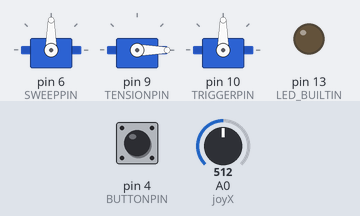
This sketch was run on a simulated Arduino Uno, built with avr-gcc and run on an emulated ATmega328P. Parts: 3 × servo, output pins drawn as LEDs (lit = HIGH). The inputs (shaded band) are chosen by the test bench; at power-on: pin 4 (BUTTONPIN) HIGH, A0 (joyX) = 512.

Above: at 4.2 s.
4.3 s: pin 4 (BUTTONPIN) pulled LOW for 0.15 s
At 6.4 s:
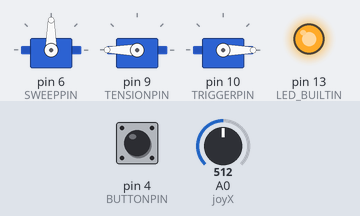
6.8 s: A0 (joyX) set to 716
At 7.6 s:
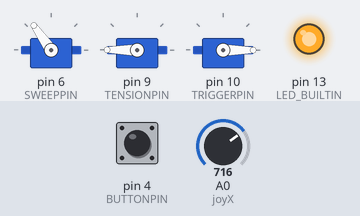
8.3 s: A0 (joyX) set to 900
At 8.8 s:
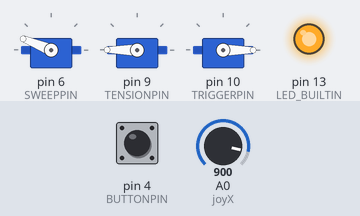
9.8 s: pin 4 (BUTTONPIN) pulled LOW for 1 s
At 11.2 s:
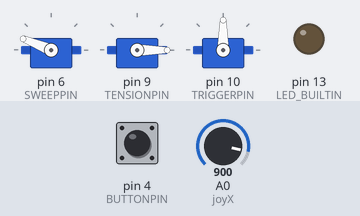
12.3 s: pin 4 (BUTTONPIN) pulled LOW for 0.15 s
At 12.7 s:
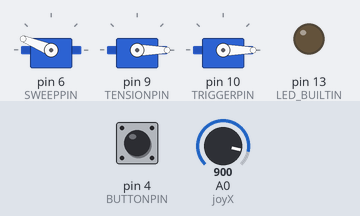
14.8 s: A0 (joyX) set to 1023
At 16.1 s:
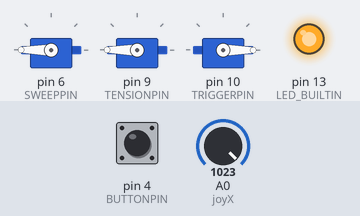
Timing chart, 0 to 17.3 s (numbered marks = the images above; inputs shaded):
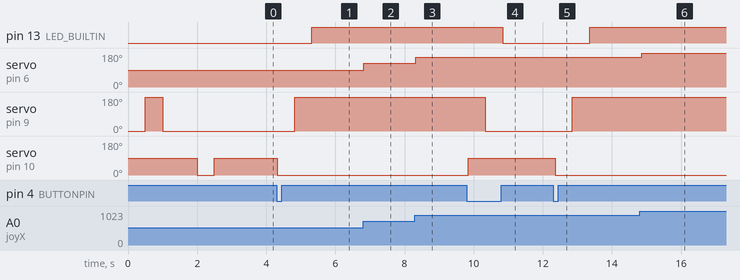

The sketch:

Catapult_Joystick_Final.ino
```cpp
#include <Servo.h>

Servo sweepServo;
#define SWEEPPIN 6

// joystick setup
int joyX = 0;
int joyVal;

Servo tensionServo;
#define TENSED  180
#define RELAXED 0

Servo triggerServo;
#define BLOCKED 0
#define UNBLOCKED 90

#define BUTTONPIN 4
#define TENSIONPIN 9
#define TRIGGERPIN 10

bool armed = false;

void setup() {
  // put your setup code here, to run once:
  sweepServo.attach(SWEEPPIN);
   pinMode(BUTTONPIN, INPUT_PULLUP); // init button as input
  tensionServo.attach(TENSIONPIN); // init servo to pin 9
  triggerServo.attach(TRIGGERPIN); // init servo to pin 10
  // See if each servo moves back and forth a few times when initialized (just a check to see if they are in position)
  tensionServo.write(RELAXED); delay(500); tensionServo.write(TENSED); delay(500); tensionServo.write(RELAXED); delay(500);
  triggerServo.write(UNBLOCKED); delay(500); triggerServo.write(BLOCKED); delay(500); triggerServo.write(UNBLOCKED); delay(500);
  // Initialize builtin LED as an output (will later be used as a check: off when system = unarmed, on when system = armed
  pinMode(LED_BUILTIN, OUTPUT);
}

void loop() {
  // put your main code here, to run repeatedly:
  joyVal = analogRead(joyX);
  joyVal = map(joyVal, 0, 1023, 0, 180);
  sweepServo.write(joyVal);
  delay(15);
    if (digitalRead(BUTTONPIN) == LOW) {
    if (armed) {
      // Catapult is armed, fire
      triggerServo.write(UNBLOCKED);
      delay(500);
      tensionServo.write(RELAXED);
      delay(500);
      armed = false;
    } else {
      // Where we arm the catapult
      triggerServo.write(BLOCKED);
      delay(500);
      tensionServo.write(TENSED);
      delay(500);
      armed = true;
    }
  } else {
    // When button is not pressed, check again in 0.5 sec
    delay(50);
  }
  if (armed) {
    // builtin LED on Arduino lights up if the system is armed
    digitalWrite(LED_BUILTIN, HIGH);
  } else {
    digitalWrite(LED_BUILTIN, LOW);
  }
}
```

Measured:
- after the input at 4.3 s, pin 13 (LED_BUILTIN): LOW → HIGH after 1.0 s; servo on pin 9 (TENSIONPIN): 0° → 180° after 0.52 s; servo on pin 10 (TRIGGERPIN): 90° → 0° at once
- after the input at 6.8 s, servo on pin 6 (SWEEPPIN): 90° → 125° at once
- after the input at 8.3 s, servo on pin 6 (SWEEPPIN): 125° → 158° at once
- after the input at 9.8 s, pin 13 (LED_BUILTIN): HIGH → LOW after 1.0 s; servo on pin 9 (TENSIONPIN): 180° → 0° after 0.54 s; servo on pin 10 (TRIGGERPIN): 0° → 90° at once
- after the input at 12.3 s, pin 13 (LED_BUILTIN): LOW → HIGH after 1.1 s; servo on pin 9 (TENSIONPIN): 0° → 180° after 0.55 s; servo on pin 10 (TRIGGERPIN): 90° → 0° after 0.05 s
- after the input at 14.8 s, servo on pin 6 (SWEEPPIN): 158° → 180° after 0.06 s
